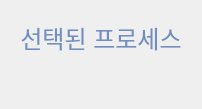
                       <widget class="QWidget" name="showSelectedFilePage">
                        <property name="styleSheet">
                         <string notr="true">font-size: 24px;</string>
                        </property>
                        <layout class="QGridLayout" name="gridLayout_7">
                         <item row="0" column="0">
                          <widget class="QFrame" name="frame">
                           <property name="maximumSize">
                            <size>
                             <width>500</width>
                             <height>150</height>
                            </size>
                           </property>
                           <property name="styleSheet">
                            <string notr="true">border-radius: 25px;
</string>
                           </property>
                           <property name="frameShape">
                            <enum>QFrame::StyledPanel</enum>
                           </property>
                           <property name="frameShadow">
                            <enum>QFrame::Raised</enum>
                           </property>
                           <layout class="QVBoxLayout" name="verticalLayout_38">
                            <item>
                             <widget class="QLabel" name="selected_text">
                              <property name="styleSheet">
                               <string notr="true">color: #718EBF;</string>
                              </property>
                              <property name="text">
                               <string>선택된 프로세스</string>
                              </property>
                              <property name="alignment">
                               <set>Qt::AlignBottom|Qt::AlignHCenter</set>
                              </property>
                             </widget>
                            </item>
                            <item>
                             <widget class="QLabel" name="selected_process">
                              <property name="text">
                               <string/>
                              </property>
                              <property name="alignment">
                               <set>Qt::AlignHCenter|Qt::AlignTop</set>
                              </property>
                             </widget>
                            </item>
                           </layout>
                          </widget>
                         </item>
                        </layout>
                       </widget>
